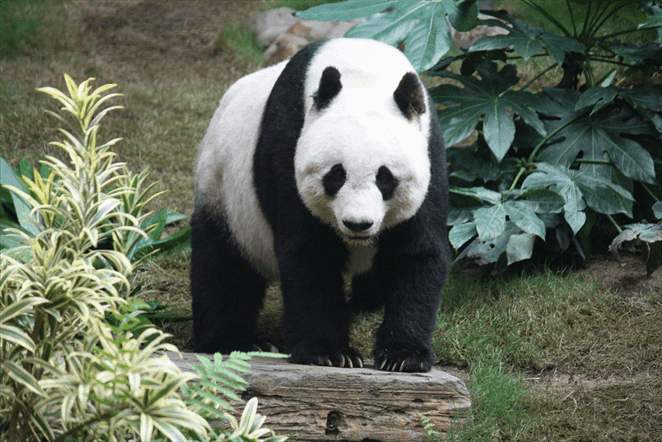
#> input picture 210962047-week3/panda.png, 662 x 442 px, found by its file name
$ python brightspot.py
#> lines starting #> are read from the running program, lines starting #| are printed output that depends on the picture; after the words box and inside, x2 and y2 are one past the last pixel; in counts of white or black regions, pixels touching at a corner belong together
# import the necessary packages
import numpy as np
import cv2

image = cv2.imread("C:/Users/OSLAB/Downloads/panda.png")
#> image is the input picture: shape (442, 662, 3); mean B, G, R 89.5, 104.4, 96.4
orig = image.copy()
gray = cv2.cvtColor(image, cv2.COLOR_BGR2GRAY)
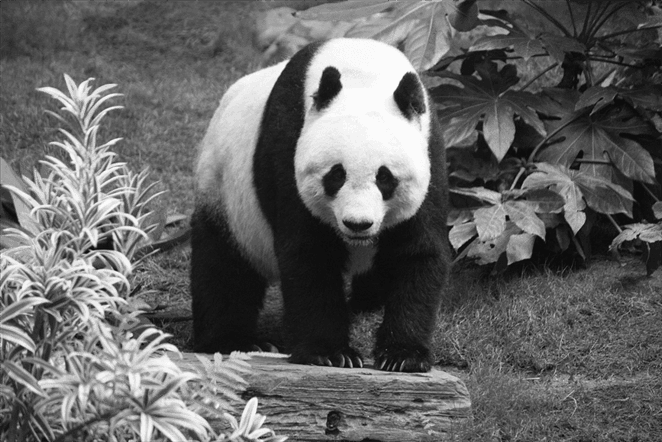
#> gray: shape (442, 662); min 12, max 251, mean 100.3
# perform a naive attempt to find the (x, y) coordinates of the area of the image with the largest intensity value
(minVal, maxVal, minLoc, maxLoc) = cv2.minMaxLoc(gray)
#> minVal = 12; maxVal = 251; minLoc = (653, 2); maxLoc = (341, 40)
cv2.circle(image, maxLoc, 25, (255, 0, 0), 2)
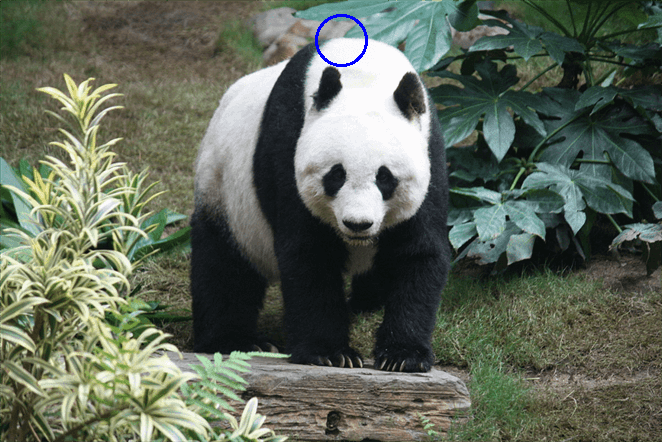
#> image: shape (442, 662, 3); 0.17% of pixels changed, all inside (x1, y1, x2, y2) = (315, 14, 368, 67)
# display the results of the naive attempt
cv2.imshow("Naive", image)
# apply a Gaussian blur to the image then find the brightest region
gray = cv2.GaussianBlur(gray, (25, 25), 0)
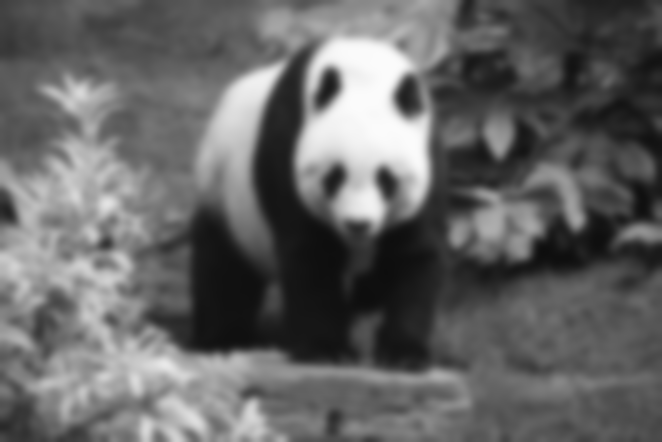
#> gray: shape (442, 662); min 13, max 251, mean 100.4
(minVal, maxVal, minLoc, maxLoc) = cv2.minMaxLoc(gray)
#> minVal = 13; minLoc = (543, 251); maxLoc = (376, 52)
image = orig.copy()
cv2.circle(image, maxLoc, 25, (255, 0, 0), 2)
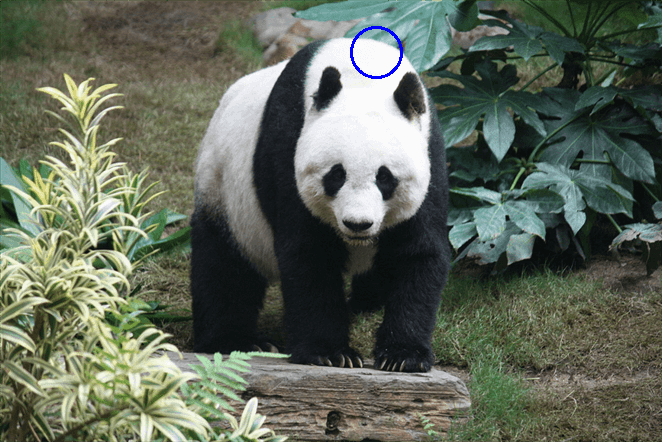
#> image: shape (442, 662, 3); 0.17% of pixels changed, all inside (x1, y1, x2, y2) = (350, 26, 403, 79)
# display the results of our newly improved method
cv2.imshow("Robust", image)
cv2.waitKey(0)

$ run again, with 210962047-week3/tiger.jpg saved as 210962047-week3/panda.png
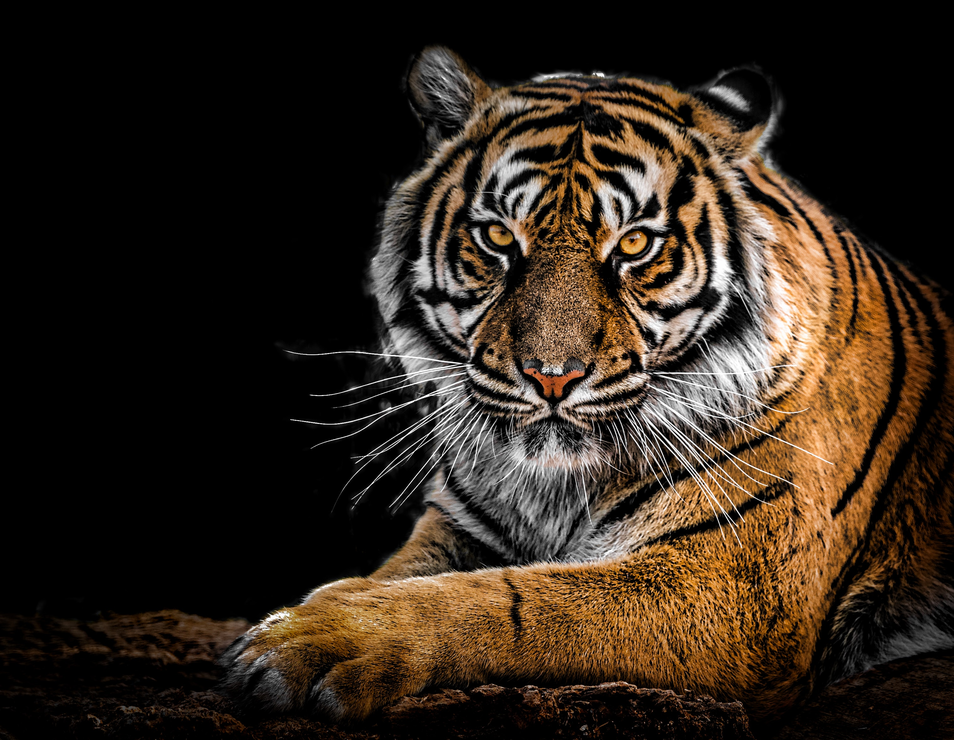
#> input picture 210962047-week3/tiger.jpg, 954 x 740 px, shrunk from 3047 x 2362 before the run, found by its file name
#> image is the input picture: shape (740, 954, 3); mean B, G, R 27.8, 38.8, 50.6
#> `(minVal, maxVal, minLoc, maxLoc) = cv2.minMaxLoc(gray)`: minVal = 0; maxVal = 255; minLoc = (0, 0); maxLoc = (597, 74)
#> `gray = cv2.GaussianBlur(gray, (25, 25), 0)`:
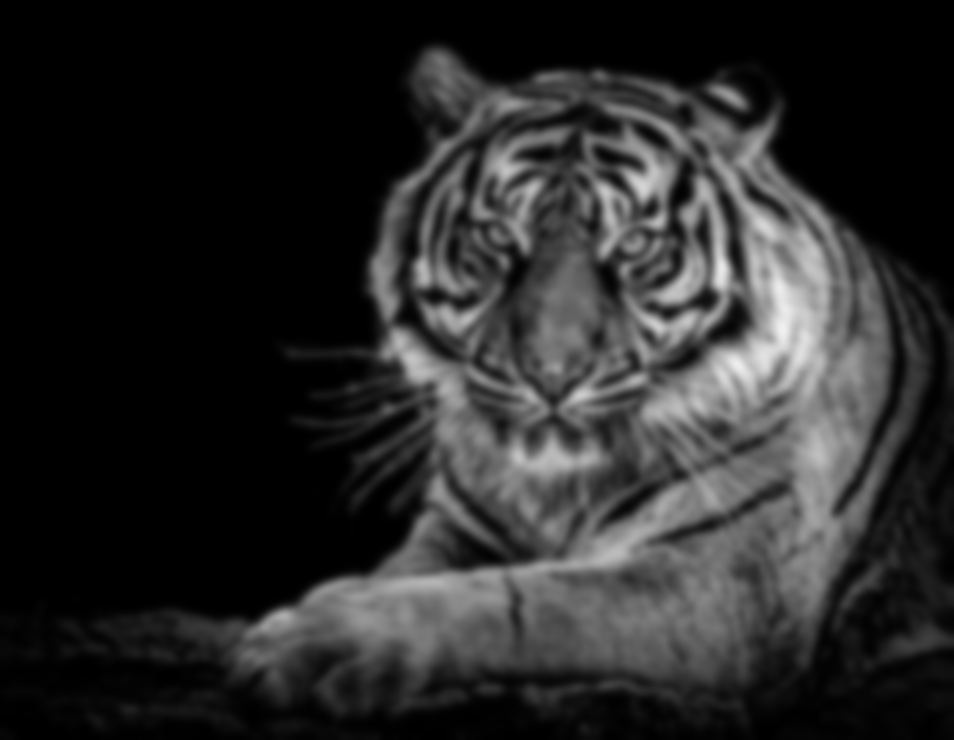
#> gray: shape (740, 954); min 0, max 241, mean 41.1
#> `(minVal, maxVal, minLoc, maxLoc) = cv2.minMaxLoc(gray)`: maxVal = 241; maxLoc = (782, 328)
#> `cv2.circle(image, maxLoc, 25, (255, 0, 0), 2)`:
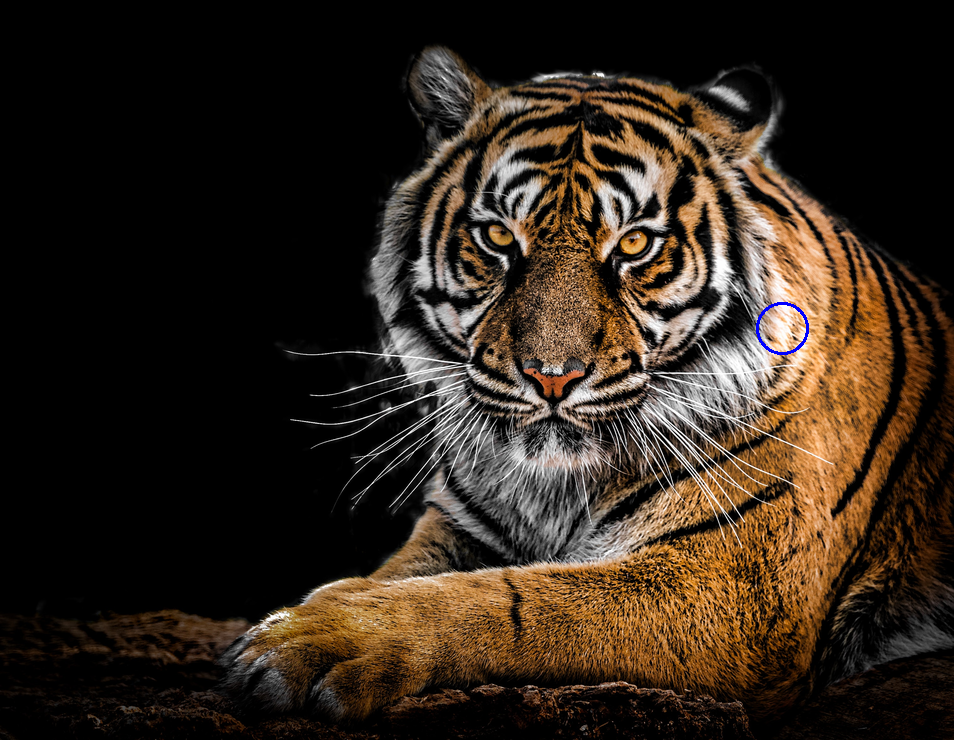
#> image: shape (740, 954, 3); 0.07% of pixels changed, all inside (x1, y1, x2, y2) = (756, 302, 809, 355)
